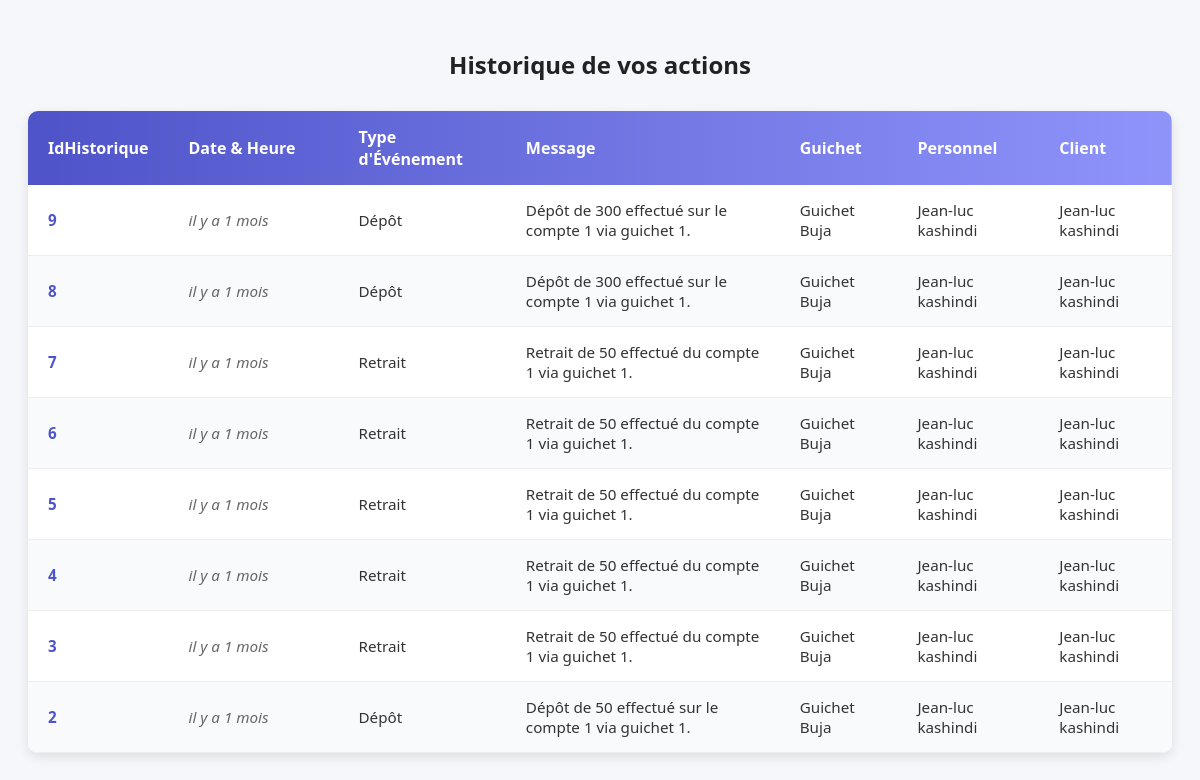
Page /pages/historique.php (signed in) on the committed database.
### tables this page shows
CREATE TABLE `historique` (
  `idHistorique` bigint(20) NOT NULL,
  `dateHeure` varchar(255) NOT NULL,
  `typeEvenement` varchar(255) NOT NULL,
  `message` text NOT NULL,
  `idGuichet` bigint(20) NOT NULL,
  `idPersonnel` bigint(20) NOT NULL,
  `idClient` bigint(20) NOT NULL
);

CREATE TABLE `guichetautomatique` (
  `idGuichet` bigint(20) NOT NULL,
  `localisation` varchar(255) NOT NULL,
  `nom` varchar(255) NOT NULL,
  `etat` tinytext NOT NULL DEFAULT 'en service',
  `soldedisponible` bigint(20) NOT NULL
);

CREATE TABLE `users` (
  `id` bigint(20) NOT NULL,
  `user_id` varchar(255) NOT NULL,
  `nom` text NOT NULL,
  `prenom` text NOT NULL,
  `mot_de_passe` varchar(100) NOT NULL,
  `email` varchar(100) NOT NULL,
  `type` tinytext NOT NULL DEFAULT 'Client',
  `limite_retrait` varchar(255) NOT NULL,
  `statut_compte` varchar(255) NOT NULL,
  `devise_utilisee` varchar(255) NOT NULL
);

### pages/historique.php (the view, shortened to what this page needs)
<?php
require '../Backend/connexion/conn.php';
$idPersonnel = $_SESSION['user_id'];
function tempsRelatif($datetime) {
    $now = new DateTime();
    $date = new DateTime($datetime);
    $diff = $now->diff($date);
    if ($diff->m > 0) return "il y a " . $diff->m . " mois";
    return "à l'instant";
}
$query = "
    SELECT h.*,
           g.nom AS guichet_nom,
           p.nom AS personnel_nom, p.prenom AS personnel_prenom,
           c.nom AS client_nom, c.prenom AS client_prenom
    FROM historique h
    LEFT JOIN guichetautomatique g ON h.idGuichet = g.idGuichet
    LEFT JOIN users p ON h.idPersonnel = p.id
    LEFT JOIN users c ON h.idClient = c.id
    WHERE h.idPersonnel = ?
    ORDER BY h.dateHeure DESC
";
$stmt = $conn->prepare($query);
$stmt->bind_param("i", $idPersonnel);
$stmt->execute();
$result = $stmt->get_result();
?>
<!DOCTYPE html>
<html lang="fr">
<head>
</head>
<body>
<h2>Historique de vos actions</h2>
<table>
    <thead>
        <tr>
            <th>IdHistorique</th>
            <th>Date & Heure</th>
            <th>Type d'Événement</th>
            <th>Message</th>
            <th>Guichet</th>
            <th>Personnel</th>
            <th>Client</th>
        </tr>
    </thead>
    <tbody>
    <?php
    if ($result->num_rows > 0) {
        while ($row = $result->fetch_assoc()) {
            $personnelFullName = trim(($row['personnel_nom'] ?? '') . ' ' . ($row['personnel_prenom'] ?? ''));
            $clientFullName = trim(($row['client_nom'] ?? '') . ' ' . ($row['client_prenom'] ?? ''));
            echo "<tr>";
            echo "<td data-label='IdHistorique'>" . htmlspecialchars($row['idHistorique']) . "</td>";
            echo "<td data-label='Date & Heure'>" . htmlspecialchars(tempsRelatif($row['dateHeure'])) . "</td>";
            echo "<td data-label='Type d\'Événement'>" . htmlspecialchars($row['typeEvenement']) . "</td>";
            echo "<td data-label='Message'>" . htmlspecialchars($row['message']) . "</td>";
            echo "<td data-label='Guichet'>" . htmlspecialchars($row['guichet_nom'] ?? 'Inconnu') . "</td>";
            echo "<td data-label='Personnel'>" . ($personnelFullName !== '' ? htmlspecialchars($personnelFullName) : 'Inconnu') . "</td>";
            echo "<td data-label='Client'>" . ($clientFullName !== '' ? htmlspecialchars($clientFullName) : 'Inconnu') . "</td>";
            echo "</tr>";
        }
    } else {
        echo "<tr><td colspan='7' class='text-center'>Aucune donnée trouvée pour votre historique.</td></tr>";
    }
    ?>
    </tbody>
</table>
</body>
</html>

### pages/historique.php (style rules this page uses)
body { font-family: 'Segoe UI', Tahoma, Geneva, Verdana, sans-serif; background: #f5f7fa; padding: 20px; color: #333; justify-content: center; display: flex; flex-direction: column; align-items: center; }
h2 { text-align: center; margin-bottom: 30px; color: #222; font-weight: 700; }
table { width: 100%; border-collapse: collapse; box-shadow: 0 4px 12px rgba(0,0,0,0.1); background: #fff; border-radius: 10px; overflow: hidden; }
thead { background: linear-gradient(90deg, #4e54c8, #8f94fb); color: #fff; }
thead th { padding: 15px 20px; font-weight: 700; text-align: left; user-select: none; }
tbody tr { border-bottom: 1px solid #eee; transition: background-color 0.3s ease; }
tbody tr:nth-child(even) { background: #f9fafc; }
tbody td { padding: 15px 20px; font-size: 0.95rem; }
tbody td:first-child { font-weight: 600; color: #4e54c8; }
tbody td:nth-child(2) { font-style: italic; color: #666; width: 130px; }

### rows in the picture
historique: idHistorique "9", dateHeure "il y a 1 mois", typeEvenement "Dépôt", message "Dépôt de 300 effectué sur le compte 1 via guichet 1.", idGuichet.nom "Guichet Buja", users.nom+prenom "Jean-luc kashindi"
historique: idHistorique "8", dateHeure "il y a 1 mois", typeEvenement "Dépôt", message "Dépôt de 300 effectué sur le compte 1 via guichet 1.", idGuichet.nom "Guichet Buja", users.nom+prenom "Jean-luc kashindi"
historique: idHistorique "7", dateHeure "il y a 1 mois", typeEvenement "Retrait", message "Retrait de 50 effectué du compte 1 via guichet 1.", idGuichet.nom "Guichet Buja", users.nom+prenom "Jean-luc kashindi"
historique: idHistorique "6", dateHeure "il y a 1 mois", typeEvenement "Retrait", message "Retrait de 50 effectué du compte 1 via guichet 1.", idGuichet.nom "Guichet Buja", users.nom+prenom "Jean-luc kashindi"
historique: idHistorique "5", dateHeure "il y a 1 mois", typeEvenement "Retrait", message "Retrait de 50 effectué du compte 1 via guichet 1.", idGuichet.nom "Guichet Buja", users.nom+prenom "Jean-luc kashindi"
historique: idHistorique "4", dateHeure "il y a 1 mois", typeEvenement "Retrait", message "Retrait de 50 effectué du compte 1 via guichet 1.", idGuichet.nom "Guichet Buja", users.nom+prenom "Jean-luc kashindi"
historique: idHistorique "3", dateHeure "il y a 1 mois", typeEvenement "Retrait", message "Retrait de 50 effectué du compte 1 via guichet 1.", idGuichet.nom "Guichet Buja", users.nom+prenom "Jean-luc kashindi"
historique: idHistorique "2", dateHeure "il y a 1 mois", typeEvenement "Dépôt", message "Dépôt de 50 effectué sur le compte 1 via guichet 1.", idGuichet.nom "Guichet Buja", users.nom+prenom "Jean-luc kashindi"
